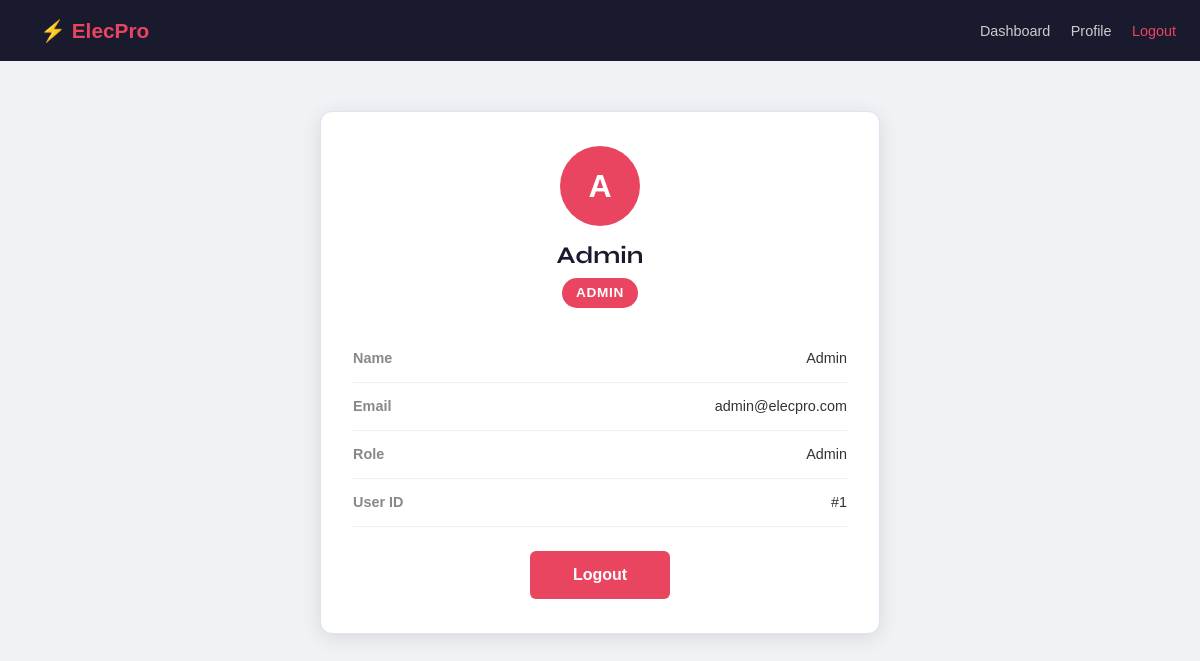
Screenshot of /profile (signed in) with the database file from the repository.
### tables this page shows
CREATE TABLE users (
            id       INTEGER PRIMARY KEY AUTOINCREMENT,
            name     TEXT    NOT NULL,
            email    TEXT    NOT NULL UNIQUE,
            password TEXT    NOT NULL,
            role     TEXT    NOT NULL DEFAULT 'user'
        );

### app.py (the view)
@app.route('/profile')
@login_required
def profile():
    db   = get_db()
    user = db.execute(
        'SELECT * FROM users WHERE id = ?', (session['user_id'],)
    ).fetchone()
    db.close()
    return render_template('profile.html', user=user)

### app.py (called while the page is built)
def login_required(f):
    from functools import wraps
    @wraps(f)
    def wrapper(*args, **kwargs):
        if 'user_id' not in session:
            flash('Please log in first.', 'warning')
            return redirect(url_for('login'))
        return f(*args, **kwargs)
    return wrapper

### database.py (called while the page is built)
def get_db():
    conn = sqlite3.connect(DATABASE)
    conn.row_factory = sqlite3.Row   # lets us access columns by name
    return conn

### templates/profile.html (shortened to what this page needs)
<!DOCTYPE html>
<html lang="en">
<head>
    <link rel="stylesheet" href="{{ url_for('static', filename='css/style.css') }}">
</head>
<body>
<nav>
    <a class="logo" href="/dashboard">⚡ ElecPro</a>
    <div>
        <a href="/dashboard">Dashboard</a>
        <a href="/profile">Profile</a>
        <a href="/logout" style="color:#e94560;">Logout</a>
    </div>
</nav>
<div class="content">
    <div class="card">
        <div class="avatar">{{ user['name'][0].upper() }}</div>
        <h2>{{ user['name'] }}</h2>
        <div class="role-badge">
            <span>{{ user['role'].title() }}</span>
        </div>
        <div class="info-row">
            <span class="label">Name</span>
            <span class="value">{{ user['name'] }}</span>
        </div>
        <div class="info-row">
            <span class="label">Email</span>
            <span class="value">{{ user['email'] }}</span>
        </div>
        <div class="info-row">
            <span class="label">Role</span>
            <span class="value">{{ user['role'].title() }}</span>
        </div>
        <div class="info-row">
            <span class="label">User ID</span>
            <span class="value">#{{ user['id'] }}</span>
        </div>
        <a href="/logout" class="btn">Logout</a>
    </div>
</div>
</body>
</html>

### static/css/style.css (style rules this page uses)
:root { --blue-dark: #0a2540; --blue-mid: #1a4a8a; --blue-main: #1e6fd9; --blue-light: #4a9af5; --blue-pale: #e8f1fc; --white: #ffffff; --grey-light: #f4f7fb; --grey-mid: #dde4ef; --grey-text: #8a99b3; --text-dark: #0d1b2e; --text-body: #3a4a60; --success: #00b37d; --warning: #f5a623; --danger: #e5303a; --info: #0ea5e9; --shadow-sm: 0 2px 8px rgba(10,37,64,0.08); --shadow-md: 0 6px 24px rgba(10,37,64,0.12); --shadow-lg: 0 16px 48px rgba(10,37,64,0.18); --radius-sm: 8px; --radius-md: 14px; --radius-lg: 22px; --sidebar-w: 260px; --nav-h: 68px; --font-head: 'Syne', sans-serif; --font-body: 'DM Sans', sans-serif; --transition: 0.22s cubic-bezier(.4,0,.2,1); }
*, *::before, *::after { box-sizing: border-box; margin: 0; padding: 0; }
html { scroll-behavior: smooth; }
body { font-family: var(--font-body); color: var(--text-body); background: var(--grey-light); line-height: 1.6; -webkit-font-smoothing: antialiased; }
h1,h2,h3,h4,h5,h6 { font-family: var(--font-head); color: var(--text-dark); line-height: 1.2; }
a { text-decoration: none; color: inherit; }
.btn { display: inline-flex; align-items: center; gap: 7px; padding: 10px 22px; border-radius: var(--radius-sm); font-size: 0.9rem; font-weight: 600; transition: all var(--transition); white-space: nowrap; }
.role-badge { margin-left: auto; padding: 3px 9px; border-radius: 100px; font-size: 0.68rem; font-weight: 700; text-transform: uppercase; letter-spacing: .06em; }
.card { background: var(--white); border: 1px solid var(--grey-mid); border-radius: var(--radius-md); overflow: hidden; }

### templates/profile.html (style rules this page uses)
* { box-sizing: border-box; margin: 0; padding: 0; }
body { font-family: Arial, sans-serif; background: #f0f2f5; }
nav { background: #1a1a2e; padding: 14px 24px; display: flex; justify-content: space-between; align-items: center; }
nav .logo { color: #e94560; font-size: 1.3rem; font-weight: bold; text-decoration: none; }
nav a { color: #ccc; text-decoration: none; margin-left: 16px; font-size: .9rem; }
.content { max-width: 600px; margin: 50px auto; padding: 0 20px; }
.card { background: #fff; padding: 34px 32px; border-radius: 12px; box-shadow: 0 4px 20px rgba(0,0,0,.1); }
.avatar { width: 80px; height: 80px; background: #e94560; border-radius: 50%; display: flex; align-items: center; justify-content: center; font-size: 2rem; color: #fff; font-weight: bold; margin: 0 auto 16px; }
h2 { text-align: center; margin-bottom: 4px; color: #1a1a2e; }
.role-badge { text-align: center; margin-bottom: 24px; }
.role-badge span { display: inline-block; padding: 4px 14px; border-radius: 20px; font-size: .85rem; font-weight: bold; background: #e94560; color: #fff; }
.info-row { display: flex; justify-content: space-between; padding: 12px 0; border-bottom: 1px solid #f0f0f0; }
.info-row .label { font-weight: bold; color: #888; font-size: .9rem; }
.info-row .value { color: #333; font-size: .9rem; }
.btn { display: block; margin: 24px auto 0; padding: 11px 28px; background: #e94560; color: #fff; border: none; border-radius: 6px; font-size: 1rem; font-weight: bold; text-align: center; text-decoration: none; width: 140px; }

### rows the page displays
users: name "A", name "Admin", role "ADMIN", email "admin@elecpro.com", role "Admin", id "1"
